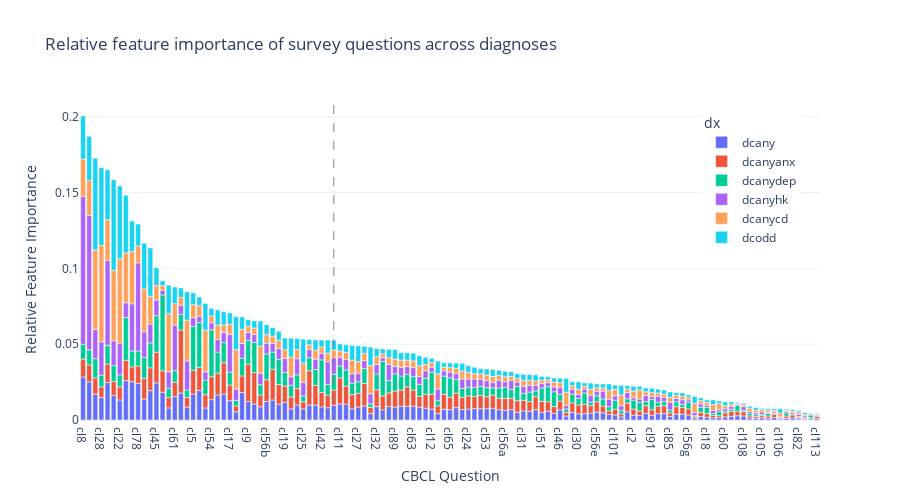

Source (notebook cell):
### Code cell
fig = px.bar(df_learners_melt, x="variable", y="importance", color="dx",
             title="Relative feature importance of survey questions across diagnoses",
             labels={"variable": "CBCL Question",
                     "importance": "Relative Feature Importance",
                     "target": "Diagnosis"},
             template='plotly_white')
sort1 = (df_learners_melt
         .groupby('variable')
         .sum()
         .reset_index()
         .sort_values('importance')['variable'].values[::-1])

fig.update_xaxes(categoryorder='array', categoryarray=order)
fig.update_layout(width=900, height=500, legend={'orientation': 'v','y':0.97,'x':0.84})
fig.add_vline(x=sort1[NQ+1], line_width=1, line_dash="dash", line_color="gray")
fig.show()
